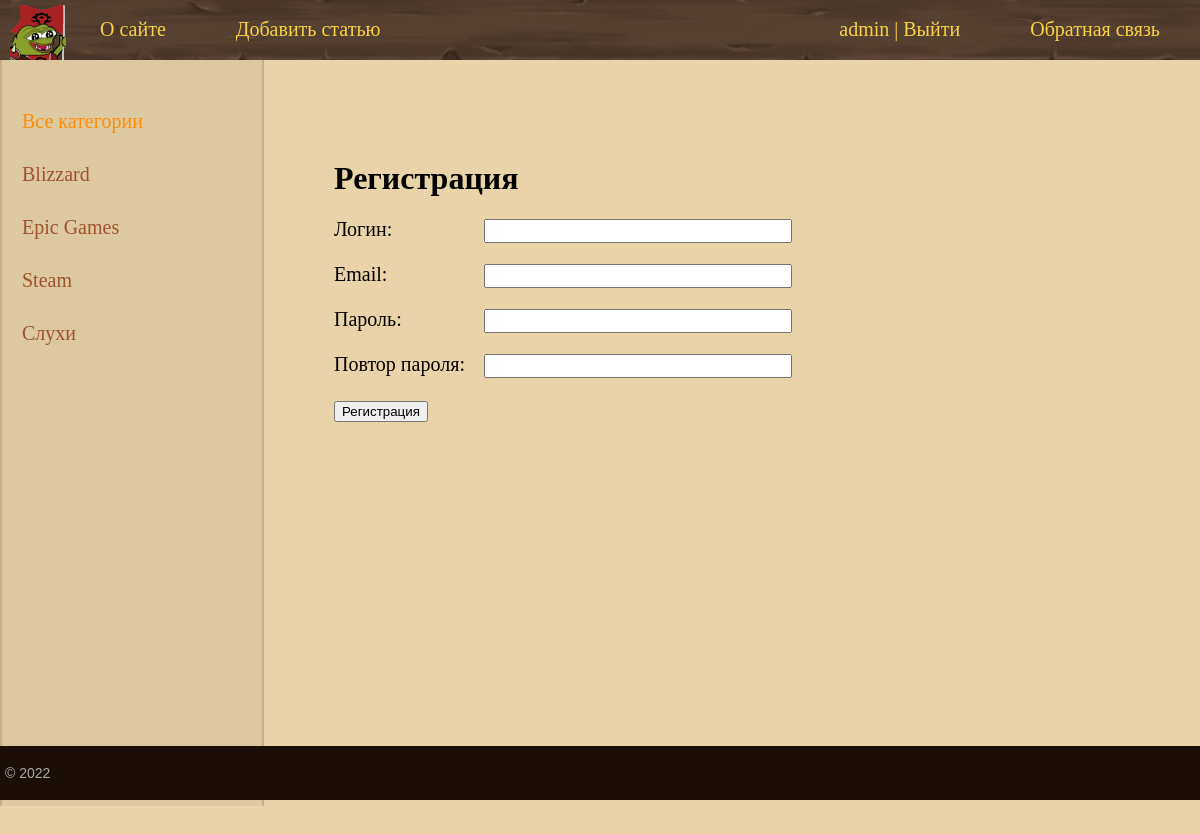
/blog/register/ (signed in), run on the app's committed database.
### main/models.py (models this page shows, shortened)
class Category(models.Model):
    name = models.CharField(max_length=100, db_index=True, verbose_name='Название')
    slug = models.SlugField(max_length=255, unique=True, db_index=True, verbose_name='URL')
    def get_absolute_url(self):
        return reverse('category', kwargs={'cat_slug': self.slug})
    class Meta:
        verbose_name = 'Категорию'
        verbose_name_plural = 'Категории'
        ordering = ['id']

### main/views.py (the view, shortened to what this page needs)
# urls.py: path('register/', views.RegisterUser.as_view(), name='register'),
class RegisterUser(DataMixin, CreateView):
    form_class = RegisterUserForm
    template_name = 'main/register.html'
    success_url = reverse_lazy('login')
    def get_context_data(self, *, object_list=None, **kwargs):
        context = super().get_context_data(**kwargs)
        c_def = self.get_user_context(title="Регистрация")
        return dict(list(context.items())+list(c_def.items()))

### main/forms.py
class RegisterUserForm(UserCreationForm):
    username = forms.CharField(label='Логин', widget=forms.TextInput(attrs={'class': 'form-input'}))
    email = forms.EmailField(label='Email', widget=forms.EmailInput(attrs={'class': 'form-input'}))
    password1 = forms.CharField(label='Пароль', widget=forms.PasswordInput(attrs={'class': 'form-input'}))
    password2 = forms.CharField(label='Повтор пароля', widget=forms.PasswordInput(attrs={'class': 'form-input'}))
    class Meta:
        model = User
        fields = ('username', 'email', 'password1', 'password2')

### main/templatetags/main_tags.py (called while the page is built)
@register.inclusion_tag('main/list_categories.html')
def get_categories(sort=None, cat_selected=0):
    if not sort:
        cats = Category.objects.all()
    else:
        cats = Category.objects.order_by(sort)
    return {"cats": cats}

### main/utils.py (called while the page is built)
    def get_user_context(self, **kwargs):
        context = kwargs
        cats = Category.objects.all()
        context['menu'] = menu
        context['cats'] = cats
        if 'cats_selected' not in context:
            context['cat_selected'] = 0
        return context

### main/templates/main/register.html (shortened to what this page needs)
{% extends 'main/base.html' %}
{% block content %}
<h1>{{title}}</h1>
<form method="post">
{% for f in form %}
<p><label class="form-label" for="{{ f.id_for_label }}">{{f.label}}: </label>{{ f }}</p>
{% endfor %}
    <button type="submit">Регистрация</button>
</form>
{% endblock %}

### main/templates/main/base.html (shortened to what this page needs)
{% load static %}
{% load main_tags %}
<!DOCTYPE html>
<html>
<head>
	<link type="text/css" href="{% static 'main/css/styles.css' %}" rel="stylesheet" />
</head>
<body>
<table class="table-page" border=0 cellpadding="0" cellspacing="0">
<tr><td valign=top>
{% block mainmenu %}
		<div class="header">
			<ul id="mainmenu" class="mainmenu">
			<li class="logo"><a href="{% url 'home' %}"><div class="logo"></div></a></li>
{% for m in menu %}
	{% if not forloop.last %}
			<li><a href="{% url m.url_name %}">{{m.title}}</a></li>
	{% else %}
			<li class="last"><a href="{% url m.url_name %}">{{m.title}}</a></li>
	{% endif %}
{% endfor %}
			{% if request.user.is_authenticated %}
			<li class="last"> {{user.username}} | <a href="{% url 'logout' %}">Выйти</a></li>
			{% else %}
			<li class="last"><a href="{%url 'register' %}">Регистрация</a> | <a href="{% url 'login' %}">Войти</a></li>
			{% endif %}
			</ul>
		</div>
{% endblock mainmenu %}
<table class="table-content" border=0 cellpadding="0" cellspacing="0">
<tr>
	<td valign="top" class="left-chapters">
	<ul id="leftchapters">
{% if cat_selected == 0 %}
		<li class="selected">Все категории</li>
{% else %}
		<li><a href="{% url 'home' %}">Все категории</a></li>
{% endif %}
{% get_categories 'name' cat_selected %}
	</ul>
</td>
<td valign="top" class="content">
	<div class="content-text">
{% block content %}{% endblock %}
	</div>
</td></tr></table>
</td></tr>
<tr><td valign=top>
	<div id="footer">
		<p>&copy; 2022</p>
	</div>
</td></tr></table>
</body>
</html>

### main/templates/main/list_categories.html
{% for c in cats %}
    {% if c.pk == cat_selected %}
        <li class="selcted">{{c.name}}</li>
    {% else %}
        <li><a href="{{c.get_absolute_url}}">{{c.name}}</a></li>
    {% endif %}
{% endfor %}

### main/static/main/css/styles.css (style rules this page uses)
html, body { font-family: 'Impact'; margin: 0; padding: 0; height: 100%; width: 100%; background: #e8d4a8; color: #444; }
a { color: #0059b2; text-decoration: none; }
.table-page { width: 100%; height: 100%; vertical-align: top; }
.table-page tr { height: 100%; }
.header { background: url('../images/phon.png') center repeat-x; height: 60px; }
.logo { background: url('../images/picture.png') no-repeat 10px 5px; width: 70px; height: 60px; }
ul.mainmenu { list-style: none; margin: 0; padding: 0; height: 60px; color: #fcd144; font-size: 20px; overflow: hidden; }
ul.mainmenu li { float: left; margin: 18px 40px 0 30px; }
ul.mainmenu li.logo { margin: 0; }
ul.mainmenu li.last { float: right; }
ul.mainmenu li a { color: #fcd144; text-decoration: none; }
.table-content { width: 100%; min-height: 100%; height: 100%; }
.left-chapters { margin: 0; background: #ddc9a0; border-right: 2px solid #c6b087; border-left: 2px solid #c6b087; min-height: 100%; }
.left-chapters ul { width: 230px; min-height: 100%; margin: 0; padding: 20px 10px 10px 20px; list-style: none; font-size: 20px; }
.left-chapters ul li { margin: 30px 0 0 0; color: #999; }
.left-chapters ul li.selected { color: #fc8e08; }
.left-chapters ul li a { color: #a0522d; text-decoration: none; }
.content { padding: 40px 20px 20px 40px; width: 100%; box-sizing: border-box; min-height: 100px; padding-bottom: 180px; }
.content-text { margin: 60px 0 0 30px; color: #000; font-size: 20px; font-family: Yandex Sans Display Light; }
.content-text h1 { font-size: 32px; }
#footer { box-sizing: border-box; background: #1a0e07; padding: 5px; color: #aaa; font-size: 14px; font-family: Verdana, Geneva, Arial, Helvetica; text-align: left; overflow: hidden; }
.form-input { width: 300px; font-size: 16px; }
.form-label { display: inline-block; min-width: 150px; vertical-align: top; }

### data on the page
Category: name "Blizzard"
Category: name "Epic Games"
Category: name "Steam"
Category: name "Слухи"

### other printed values
{{ m.title }} "О сайте" "Добавить статью"
{{ m.title }} "Обратная связь"
{{ user.username }} "admin"
{{ title }} "Регистрация"
{{ f.label }} "Логин" "Email" "Пароль" "Повтор пароля"
